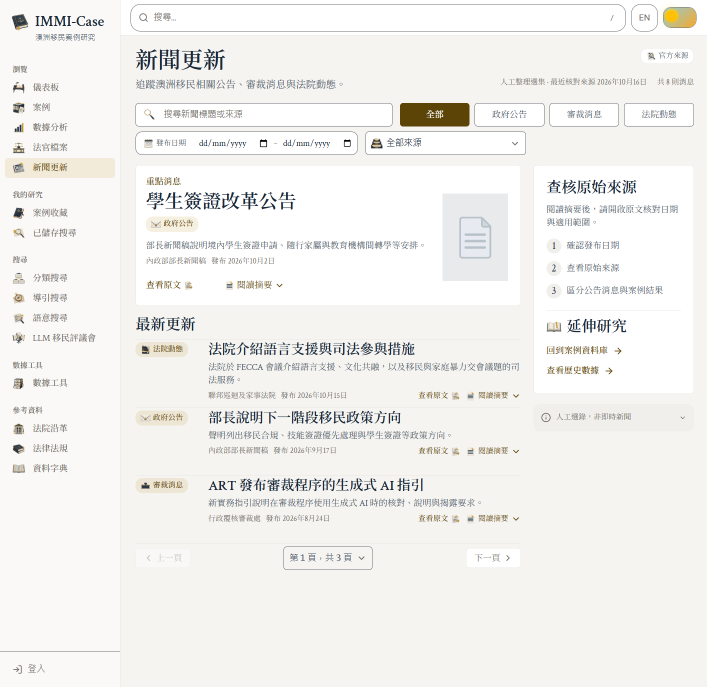
#> input picture .impeccable/review/news/21st-motion-20261017/wide-raw.png, 1413 x 1373 px, found by its file name (shown at 1/2 size)
$ python normalize.py
#> lines starting #> are read from the running program, lines starting #| are printed output that depends on the picture
from pathlib import Path
from PIL import Image
p=Path('.impeccable/review/news/21st-motion-20261017')
im=Image.open(p/'wide-raw.png')
#> im is the input picture: PIL image 1413x1373 RGB; mean R, G, B 241.6, 240.9, 238.5
size=(1440,round(im.height*1440/im.width))
#> size = (1440, 1399)
im.resize(size,Image.Resampling.LANCZOS).save(p/'wide.png')
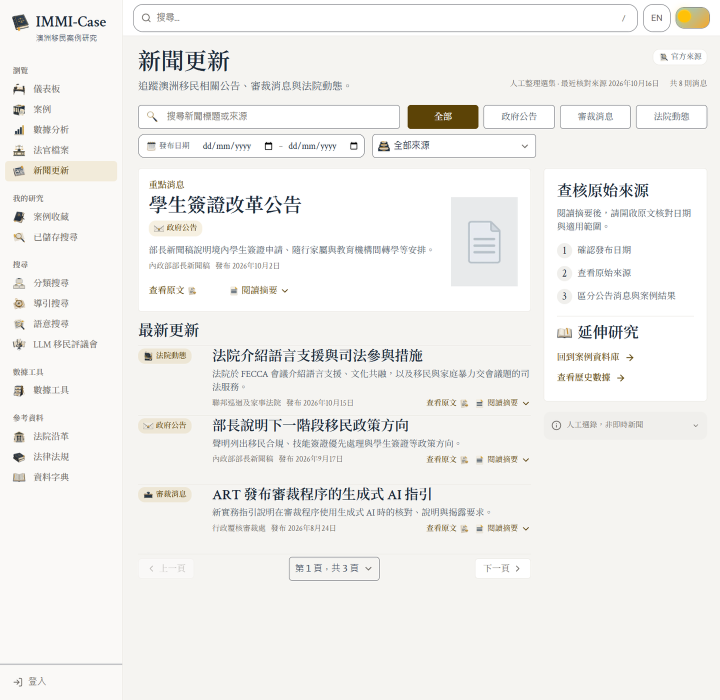
#> saved as wide.png: PIL image 1440x1399 RGB (shown at 1/2 size); mean R, G, B 241.4, 240.7, 238.4
print(im.size,size)
#| (1413, 1373) (1440, 1399)

$ run again, with .impeccable/review/news/21st-motion-20261017/mobile-light.png copied over .impeccable/review/news/21st-motion-20261017/wide-raw.png
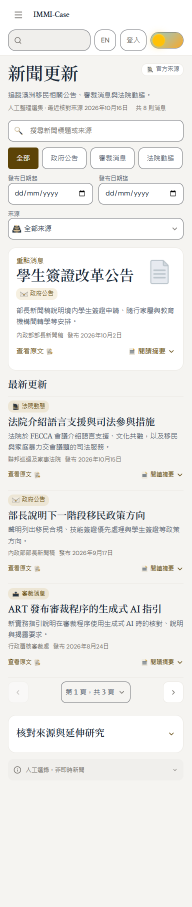
#> input picture .impeccable/review/news/21st-motion-20261017/mobile-light.png, 383 x 1814 px, found by its file name (shown at 1/2 size)
#> im is the input picture: PIL image 383x1814 RGB; mean R, G, B 238.6, 238, 235.5
#> `im.resize(size,Image.Resampling.LANCZOS).save(p/'wide.png')`:
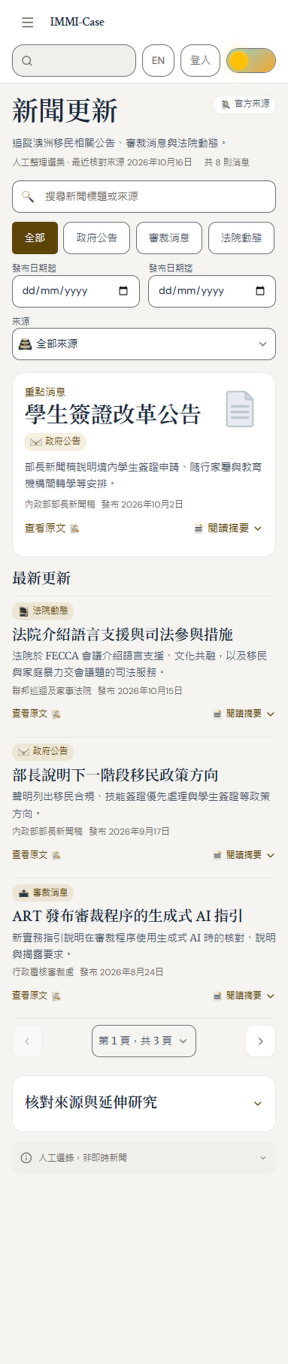
#> saved as wide.png: PIL image 1440x6820 RGB (shown at 1/5 size); mean R, G, B 238.3, 237.6, 235.2
#| (383, 1814) (1440, 6820)
